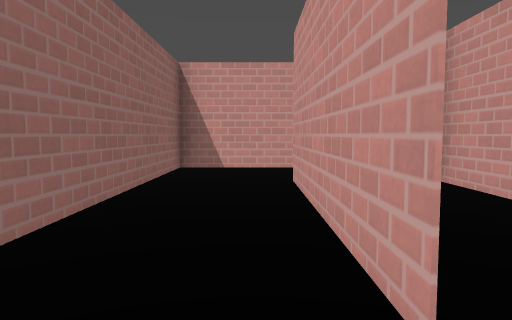
view 1 (above)

17 first-person views from a walk through a 3-D level made in the Godot game engine. The camera is 1.2 m above the floor, tilts 4° down and sees 70° across. The floor is counted in squares, 1 m on a side. Each view is taken from the middle of a square. On the plan, view 1 faces up. The plan holds only what a view shows up to about 15 squares ahead; the rest is blank. The place goes on beyond the plan. Surface patterns are stand-ins for the level's own textures.

view 2
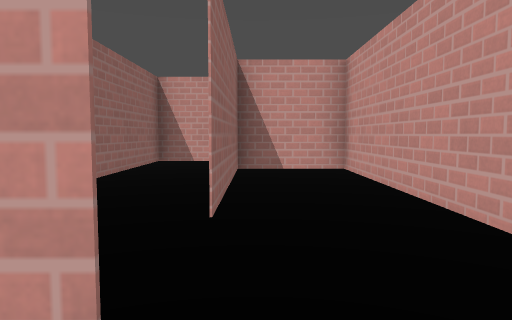

view 3
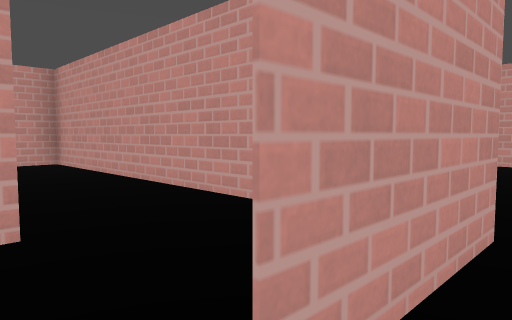

view 4
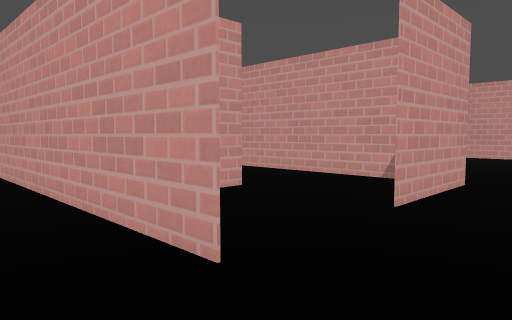

view 5
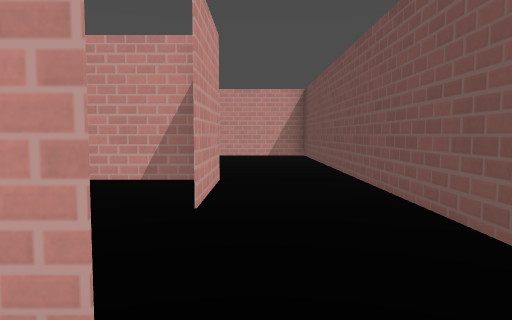

view 6
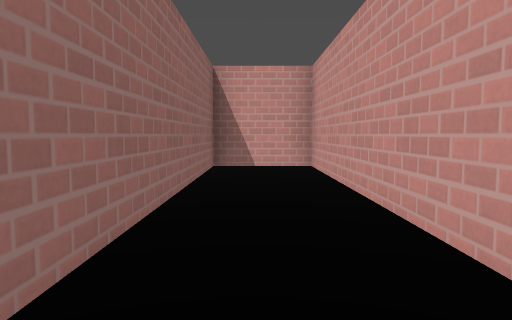

view 7
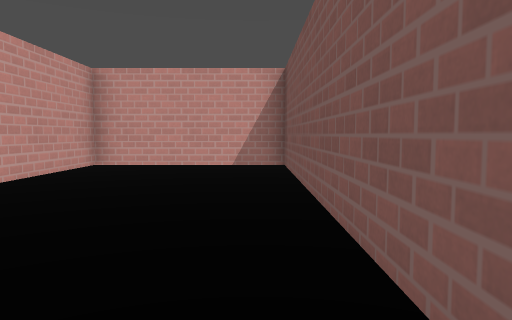

view 8
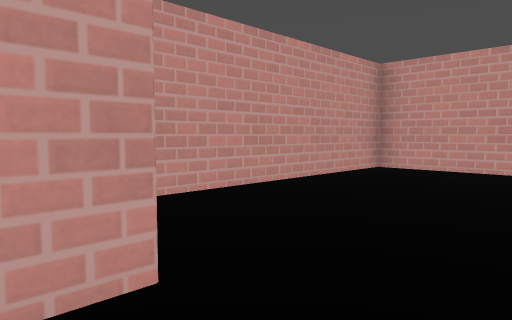

view 9
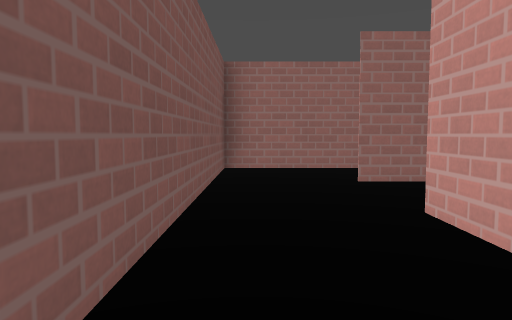

view 10
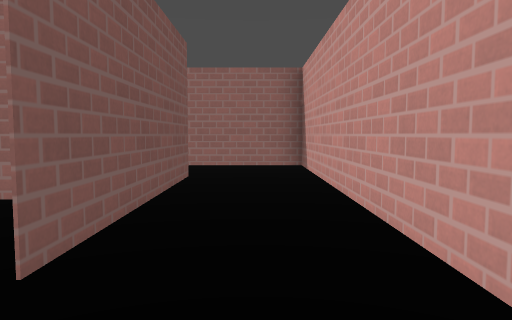

view 11
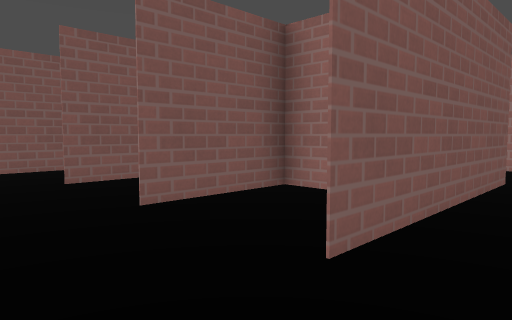

view 12
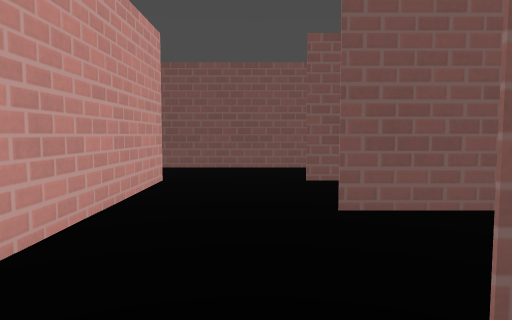

view 13
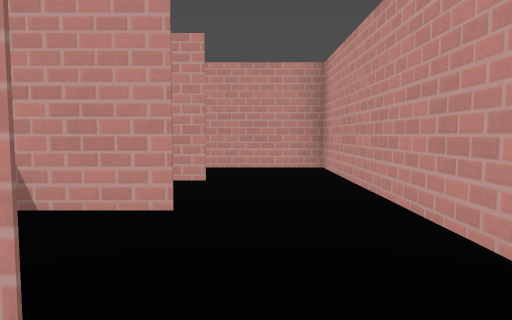

view 14
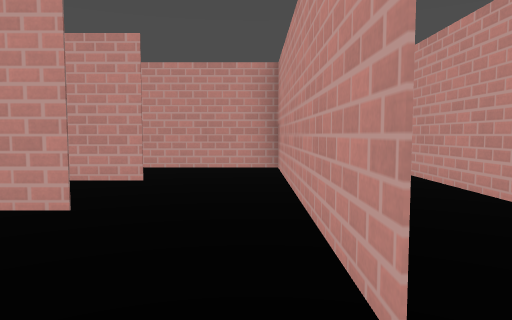

view 15
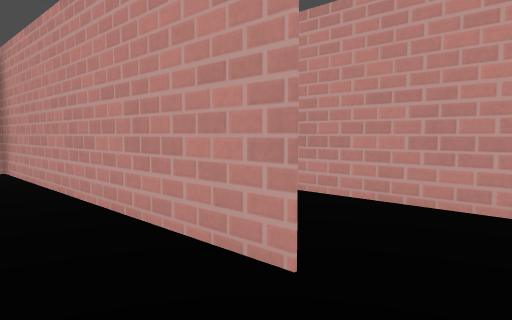

view 16
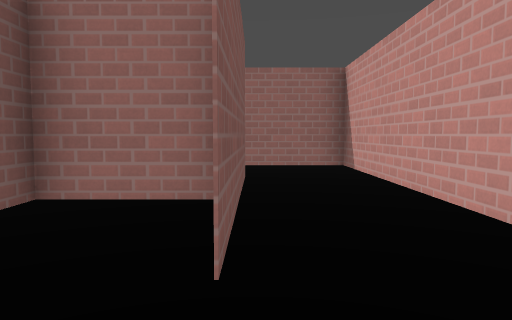

view 17
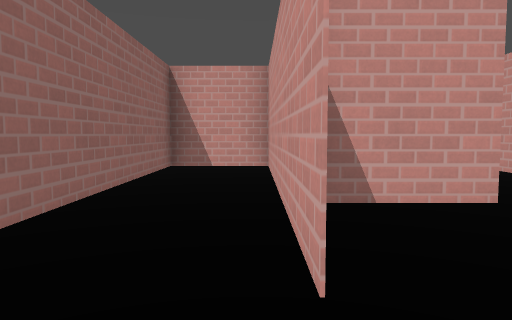

### Floor plan
Points are (right, up) in squares from view 1. A wall is a line through its corners. A room is listed if a view was taken in it or the views show most of it. See-through windows are left out.
Room 1 (views 1, 10, 11, 12)
walls: (3.1, 5.8) (0.6, 5.8) (0.6, 1.1) (0.6, 5.8) (5.3, 5.8); (2.9, -0.6) (2.9, 5.9); (7.5, 6.6) (7.5, 8.1) (-1.7, 8.1) (-1.7, 2.2)
ways out: opening at (6.5, 6) to room 6
Room 2 (view 2)
walls: (0.6, -1.1) (-1.2, -1.1); (2.9, -3.1) (2.9, -0.6)
Room 3 (views 3, 7, 8, 9, 17)
walls: (3, -3.4) (0.5, -3.4); (-1.7, -2.2) (-1.7, -3.5); (-2.5, -5.7) (9.8, -5.7) (9.8, -1.1) (4.1, -1.1)
ways out: opening at (-2, -4.5) to room 4
Room 4 (views 4, 5, 6)
walls: (-1.7, -3.5) (-1.7, 3.5) (-4, 3.5) (-4, -5.7) (-2.5, -5.7)
ways out: opening at (-2, -4.5) to room 3
Room 5 (views 13, 14, 15)
walls: (5.3, 3.5) (3.6, 3.5); (7.5, 1.1) (7.5, 3.6); (4, 1.2) (5.3, 1.2); (4.4, -1.1) (8.1, -1.1)
Room 6 (view 16)
walls: (5.3, 5.8) (3.1, 5.8); (7.5, 3.6) (7.5, 6.6); (2.9, 5.6) (2.9, 3.5) (5.3, 3.5)
ways out: opening at (6.5, 6) to room 1

Positions as (right, up) in squares from view 1, and headings:
1: (0, 0), facing up
2: (1, -2), facing up
3: (0, -4), facing up-right
4: (-3, -5), facing up-right
5: (-3, -4), facing right
6: (-3, -5), facing up
7: (1, -5), facing right
8: (2, -5), facing up-right
9: (4, -5), facing left
10: (7, 7), facing left
11: (7, 7), facing down-left
12: (6, 7), facing down
13: (6, 0), facing up
14: (7, 0), facing up
15: (6, 0), facing up-right
16: (7, 6), facing left
17: (-2, -5), facing up
